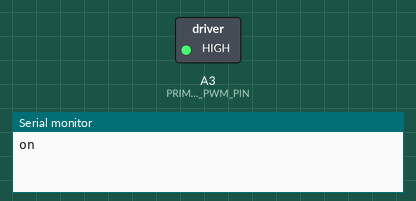
Simulated run of this sketch. Board: Arduino Uno, built with avr-gcc and run on an emulated ATmega328P. Parts: switched loads named in the sketch (green lamp = pin HIGH), the last lines printed to the serial monitor.

Above: at 2.5 s.
At 7.5 s:
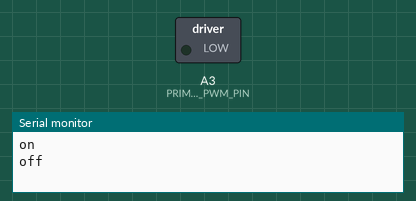
Timing chart, 0 to 13.0 s (numbered marks = the images above):
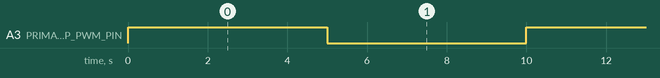

Measured:
- by itself, A3 (PRIMARY_PROP_PWM_PIN): alternates HIGH for 5.0 s and LOW for 5.0 s

The sketch:

pwm_motor_test.ino
```cpp
#include <PWM.h>

#define PRIMARY_PROP_PWM_PIN A3

void setup() {
  Serial.begin(9600);

  InitTimersSafe();
  SetPinFrequencySafe(PRIMARY_PROP_PWM_PIN,4000);

  // put your setup code here, to run once:
  pinMode(PRIMARY_PROP_PWM_PIN, OUTPUT);
  pinMode(5, INPUT);
}

void loop() {
  pwmWrite(PRIMARY_PROP_PWM_PIN, 140);
  Serial.println("on");
  delay(5000);

  //analogRead(5

  pwmWrite(PRIMARY_PROP_PWM_PIN, 0);
  Serial.println("off");
  delay(5000);
}
```
